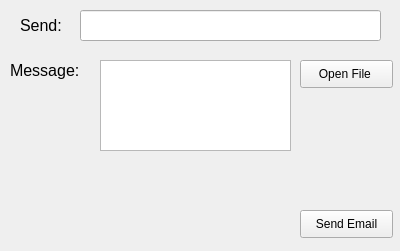
<?xml version="1.0" encoding="UTF-8"?>
<ui version="4.0">
 <class>Email</class>
 <widget class="QWidget" name="Email">
  <property name="geometry">
   <rect>
    <x>0</x>
    <y>0</y>
    <width>400</width>
    <height>251</height>
   </rect>
  </property>
  <property name="windowTitle">
   <string>EmailWindow</string>
  </property>
  <widget class="QLineEdit" name="sendAddr">
   <property name="geometry">
    <rect>
     <x>80</x>
     <y>10</y>
     <width>301</width>
     <height>31</height>
    </rect>
   </property>
   <property name="inputMask">
    <string/>
   </property>
   <property name="text">
    <string/>
   </property>
  </widget>
  <widget class="QLabel" name="label">
   <property name="geometry">
    <rect>
     <x>20</x>
     <y>10</y>
     <width>61</width>
     <height>31</height>
    </rect>
   </property>
   <property name="font">
    <font>
     <pointsize>12</pointsize>
    </font>
   </property>
   <property name="text">
    <string>Send:</string>
   </property>
  </widget>
  <widget class="QPushButton" name="openFile">
   <property name="geometry">
    <rect>
     <x>300</x>
     <y>60</y>
     <width>93</width>
     <height>28</height>
    </rect>
   </property>
   <property name="text">
    <string>Open File </string>
   </property>
  </widget>
  <widget class="QPushButton" name="sendFile">
   <property name="geometry">
    <rect>
     <x>300</x>
     <y>210</y>
     <width>93</width>
     <height>28</height>
    </rect>
   </property>
   <property name="text">
    <string>Send Email</string>
   </property>
  </widget>
  <widget class="QLabel" name="label_2">
   <property name="geometry">
    <rect>
     <x>10</x>
     <y>50</y>
     <width>81</width>
     <height>41</height>
    </rect>
   </property>
   <property name="font">
    <font>
     <pointsize>12</pointsize>
    </font>
   </property>
   <property name="text">
    <string>Message:</string>
   </property>
  </widget>
  <widget class="QLabel" name="pic1">
   <property name="geometry">
    <rect>
     <x>110</x>
     <y>160</y>
     <width>41</width>
     <height>41</height>
    </rect>
   </property>
   <property name="text">
    <string/>
   </property>
  </widget>
  <widget class="QTextEdit" name="textEdit">
   <property name="geometry">
    <rect>
     <x>100</x>
     <y>60</y>
     <width>191</width>
     <height>91</height>
    </rect>
   </property>
  </widget>
  <widget class="QLabel" name="text_pic">
   <property name="geometry">
    <rect>
     <x>110</x>
     <y>210</y>
     <width>81</width>
     <height>21</height>
    </rect>
   </property>
   <property name="text">
    <string/>
   </property>
  </widget>
  <widget class="QLabel" name="pic2">
   <property name="geometry">
    <rect>
     <x>220</x>
     <y>160</y>
     <width>41</width>
     <height>41</height>
    </rect>
   </property>
   <property name="text">
    <string/>
   </property>
  </widget>
  <widget class="QLabel" name="text_pic2">
   <property name="geometry">
    <rect>
     <x>210</x>
     <y>210</y>
     <width>81</width>
     <height>21</height>
    </rect>
   </property>
   <property name="text">
    <string/>
   </property>
  </widget>
 </widget>
 <resources/>
 <connections/>
</ui>
